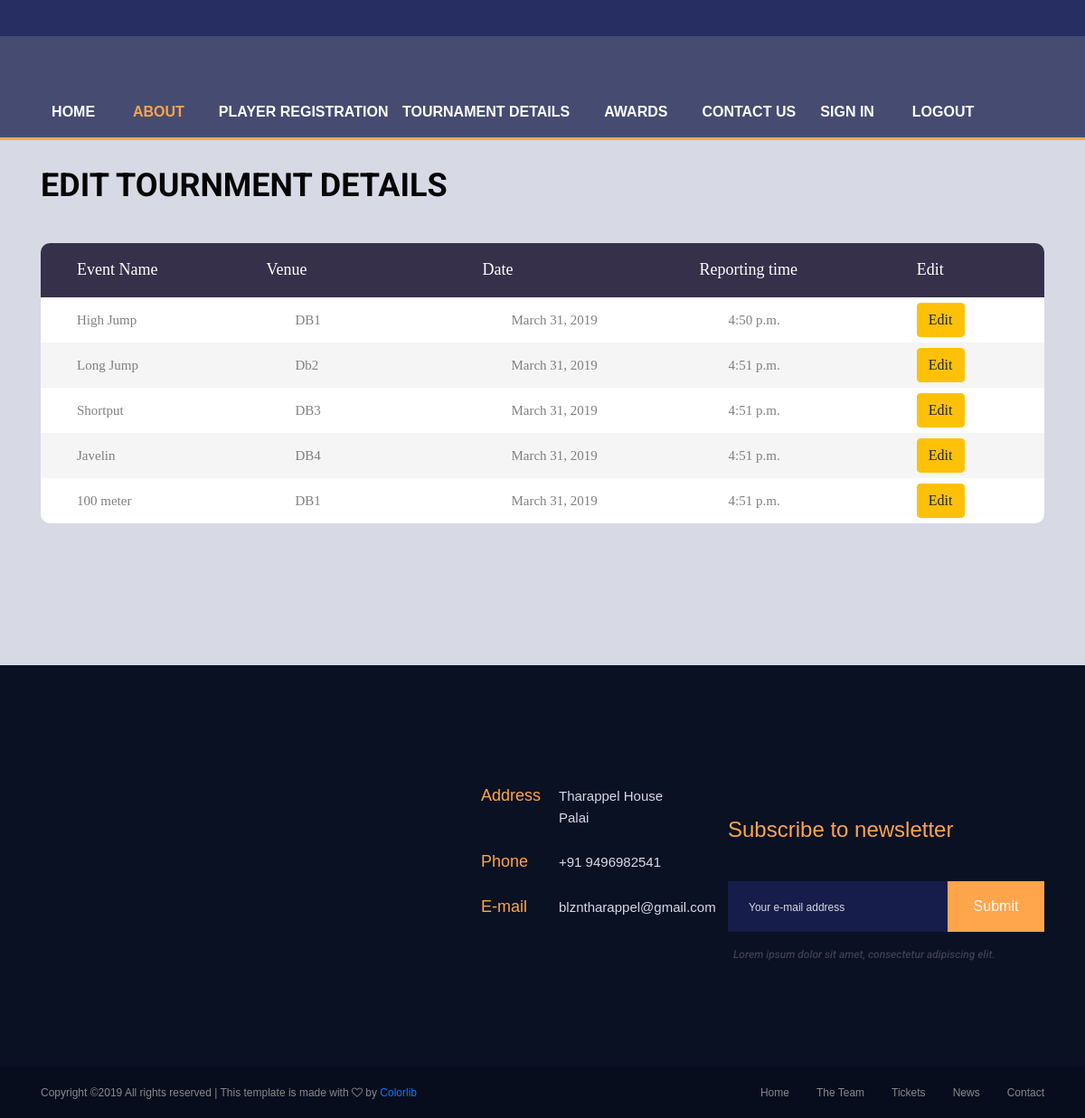
The app's page /dashboard/tour-listview (signed in) with its own data.
### Appadmin1/models.py (models this page shows, shortened)
class Tournament(models.Model):
    eventname = models.CharField(max_length=30, default="None", choices = EVENT_CHOICES)
    venue = models.CharField(max_length=30)
    date = models.DateField(max_length=30)
    time = models.TimeField(max_length=30)

### admin_dashboard/views.py (the view)
# urls.py: path('tour-listview',tlistView.as_view(),name='tour_list'),
class tlistView(LoginRequiredMixin,ListView):
    content_object_name ='tournament_list'
    model = Tournament
    template_name = 'admin/tour_list.html'

### template/admin/tour_list.html (shortened to what this page needs)
{% extends "club/base3.html"%}
{% load static from staticfiles %}
{% block body_block %}
<div class="news">
  <div class="container">
    <div class="row">
      <div class="col">
        <div class="section_title_container">
          <div class="section_title">
            <br><br><br><br>
            <h1>Edit Tournment Details</h1>
            <br><br>
            <div class="container-table100">
              <div class="wrap-table100">
                <div class="table100">
                    <table>
                      <thead>
                      <tr class="table100-head">
                        <th class="column1">Event Name</th>
                        <th class="column2">Venue</th>
                        <th class="column2">Date</th>
                        <th class="column2">Reporting time</th>
                        <th class="column2">Edit</th>
                      </tr>
                      </thead>
                      <tbody>
                        {% for details in tournament_list %}
                        <tr class="table100-head">
                          <td class="column1">{{ details.eventname }}</td>
                          <td class="column1">{{ details.venue }}</td>
                          <td class="column1">{{ details.date }}</td>
                          <td class="column1">{{ details.time }}</td>
                          <td class="column2"><a class="btn btn-warning" href="{% url 'adminD:update' pk=details.pk %}">Edit</a></td>
                        </tr>
                        {% endfor %}
                    </tbody>
                  </table>
                </div>
              </div>
            </div>
          </div>
        </div>
      </div>
    </div>
  </div>
</div>
{% endblock %}

### static/club/styles/main_styles.css (style rules this page uses)
* { margin: 0; padding: 0; -webkit-font-smoothing: antialiased; -webkit-text-shadow: rgba(0,0,0,.01) 0 0 1px; text-shadow: rgba(0,0,0,.01) 0 0 1px; }
body { font-family: 'Roboto', sans-serif; font-size: 14px; font-weight: 400; background: #FFFFFF; color: #a5a5a5; }
div { display: block; position: relative; -webkit-box-sizing: border-box; -moz-box-sizing: border-box; box-sizing: border-box; }
a { -webkit-transition: all 200ms ease; -moz-transition: all 200ms ease; -ms-transition: all 200ms ease; -o-transition: all 200ms ease; transition: all 200ms ease; }
a, a:hover, a:visited, a:active, a:link { text-decoration: none; -webkit-font-smoothing: antialiased; -webkit-text-shadow: rgba(0,0,0,.01) 0 0 1px; text-shadow: rgba(0,0,0,.01) 0 0 1px; }
h1 { font-size: 48px; }
h1, h2, h3, h4, h5, h6 { font-family: 'Roboto', sans-serif; -webkit-font-smoothing: antialiased; -webkit-text-shadow: rgba(0,0,0,.01) 0 0 1px; text-shadow: rgba(0,0,0,.01) 0 0 1px; line-height: 1.2; }
.section_title h1 { font-size: 36px; font-weight: 700; text-transform: uppercase; color: #050505; line-height: 1.2; }
.news { background: #d7d9e5; padding-top: 100px; padding-bottom: 61px; }

### static/club/styles/main.css (style rules this page uses)
* { margin: 0px; padding: 0px; box-sizing: border-box; }
body, html { height: 100%; font-family: sans-serif; }
a { margin: 0px; transition: all 0.4s; -webkit-transition: all 0.4s; -o-transition: all 0.4s; -moz-transition: all 0.4s; }
h1,h2,h3,h4,h5,h6 { margin: 0px; }
.container-table100 { width: 100%; display: -webkit-box; display: -webkit-flex; display: -moz-box; display: -ms-flexbox; display: flex; align-items: center; justify-content: center; flex-wrap: wrap; }
.wrap-table100 { width: 1170px; }
table { border-spacing: 1; border-collapse: collapse; background: white; border-radius: 10px; overflow: hidden; width: 100%; margin: 0 auto; position: relative; }
table * { position: relative; }
table td, table th { padding-left: 8px; }
table thead tr { height: 60px; background: #36304a; }
table tbody tr { height: 50px; }
table tbody tr:last-child { border: 0; }
table td, table th { text-align: left; }
.table100-head th { font-family: OpenSans-Regular; font-size: 18px; color: #fff; line-height: 1.2; font-weight: unset; }
tbody tr:nth-child(even) { background-color: #f5f5f5; }
tbody tr { font-family: OpenSans-Regular; font-size: 15px; color: #808080; line-height: 1.2; font-weight: unset; }
.column1 { width: 260px; padding-left: 40px; }
.column2 { width: 160px; }

### records on screen
Tournament: eventname "High Jump", venue "DB1", date "March 31, 2019", time "4:50 p.m."
Tournament: eventname "Long Jump", venue "Db2", date "March 31, 2019", time "4:51 p.m."
Tournament: eventname "Shortput", venue "DB3", date "March 31, 2019", time "4:51 p.m."
Tournament: eventname "Javelin", venue "DB4", date "March 31, 2019", time "4:51 p.m."
Tournament: eventname "100 meter", venue "DB1", date "March 31, 2019", time "4:51 p.m."
